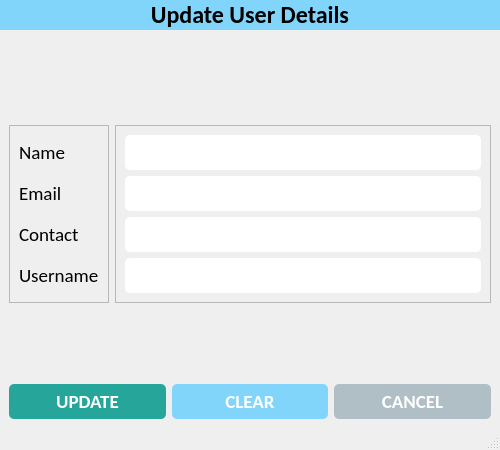
<?xml version="1.0" encoding="UTF-8"?>
<ui version="4.0">
 <class>UpdateUserWindow</class>
 <widget class="QMainWindow" name="UpdateUserWindow">
  <property name="geometry">
   <rect>
    <x>0</x>
    <y>0</y>
    <width>500</width>
    <height>450</height>
   </rect>
  </property>
  <property name="minimumSize">
   <size>
    <width>500</width>
    <height>450</height>
   </size>
  </property>
  <property name="maximumSize">
   <size>
    <width>500</width>
    <height>450</height>
   </size>
  </property>
  <property name="windowTitle">
   <string>Update User Details</string>
  </property>
  <property name="windowIcon">
   <iconset resource="resources.qrc">
    <normaloff>:/icons/assets/icons/logo.png</normaloff>:/icons/assets/icons/logo.png</iconset>
  </property>
  <widget class="QWidget" name="centralwidget">
   <property name="styleSheet">
    <string notr="true">

#label {
	background-color: #81d4fa;
}

#label_5 {
	color: #fff;
}

#btn_save {
	background-color: #26a69a;
	border-radius: 5px;
	padding: 5px 0px;
	color: white;
}

#btn_clear {
	background-color: #81d4fa;
	border-radius: 5px;
	padding: 5px 0px;
	color: white;
}

#btn_cancel {
	background-color: #b0bec5;
	border-radius: 5px;
	padding: 5px 0px;
	color: white;
}

QLineEdit {
	border-radius: 5px;
	padding: 5px 5px;
}

QDateEdit {
	border-radius: 5px;
	padding: 5px 5px;
}

QComboBox {
	border-radius: 5px;
	padding: 5px 5px;
}

QTextEdit {
	border-radius: 10px;
	padding: 0px 0px;
}</string>
   </property>
   <layout class="QVBoxLayout" name="verticalLayout_3">
    <property name="spacing">
     <number>1</number>
    </property>
    <property name="leftMargin">
     <number>0</number>
    </property>
    <property name="topMargin">
     <number>0</number>
    </property>
    <property name="rightMargin">
     <number>0</number>
    </property>
    <property name="bottomMargin">
     <number>0</number>
    </property>
    <item alignment="Qt::AlignTop">
     <widget class="QLabel" name="label">
      <property name="font">
       <font>
        <family>Calibri</family>
        <pointsize>18</pointsize>
        <weight>75</weight>
        <bold>true</bold>
       </font>
      </property>
      <property name="text">
       <string>Update User Details</string>
      </property>
      <property name="alignment">
       <set>Qt::AlignCenter</set>
      </property>
      <property name="margin">
       <number>10</number>
      </property>
     </widget>
    </item>
    <item>
     <widget class="QWidget" name="widget" native="true">
      <layout class="QHBoxLayout" name="horizontalLayout">
       <item>
        <widget class="QFrame" name="frame">
         <property name="frameShape">
          <enum>QFrame::StyledPanel</enum>
         </property>
         <property name="frameShadow">
          <enum>QFrame::Raised</enum>
         </property>
         <layout class="QVBoxLayout" name="verticalLayout">
          <item>
           <widget class="QLabel" name="lbl_name">
            <property name="font">
             <font>
              <family>Calibri</family>
              <pointsize>14</pointsize>
             </font>
            </property>
            <property name="text">
             <string>Name</string>
            </property>
           </widget>
          </item>
          <item>
           <widget class="QLabel" name="lbl_email">
            <property name="font">
             <font>
              <family>Calibri</family>
              <pointsize>14</pointsize>
             </font>
            </property>
            <property name="text">
             <string>Email</string>
            </property>
           </widget>
          </item>
          <item>
           <widget class="QLabel" name="lbl_contact">
            <property name="font">
             <font>
              <family>Calibri</family>
              <pointsize>14</pointsize>
             </font>
            </property>
            <property name="text">
             <string>Contact</string>
            </property>
           </widget>
          </item>
          <item>
           <widget class="QLabel" name="lbl_username">
            <property name="font">
             <font>
              <family>Calibri</family>
              <pointsize>14</pointsize>
             </font>
            </property>
            <property name="text">
             <string>Username</string>
            </property>
           </widget>
          </item>
         </layout>
        </widget>
       </item>
       <item>
        <widget class="QFrame" name="frame_2">
         <property name="frameShape">
          <enum>QFrame::StyledPanel</enum>
         </property>
         <property name="frameShadow">
          <enum>QFrame::Raised</enum>
         </property>
         <layout class="QVBoxLayout" name="verticalLayout_2">
          <item>
           <widget class="QLineEdit" name="txt_name">
            <property name="minimumSize">
             <size>
              <width>0</width>
              <height>35</height>
             </size>
            </property>
            <property name="maximumSize">
             <size>
              <width>16777215</width>
              <height>35</height>
             </size>
            </property>
            <property name="font">
             <font>
              <family>Calibri</family>
              <pointsize>14</pointsize>
             </font>
            </property>
           </widget>
          </item>
          <item>
           <widget class="QLineEdit" name="txt_email">
            <property name="minimumSize">
             <size>
              <width>0</width>
              <height>35</height>
             </size>
            </property>
            <property name="maximumSize">
             <size>
              <width>16777215</width>
              <height>35</height>
             </size>
            </property>
            <property name="font">
             <font>
              <family>Calibri</family>
              <pointsize>14</pointsize>
             </font>
            </property>
           </widget>
          </item>
          <item>
           <widget class="QLineEdit" name="txt_contact">
            <property name="minimumSize">
             <size>
              <width>0</width>
              <height>35</height>
             </size>
            </property>
            <property name="maximumSize">
             <size>
              <width>16777215</width>
              <height>35</height>
             </size>
            </property>
            <property name="font">
             <font>
              <family>Calibri</family>
              <pointsize>14</pointsize>
             </font>
            </property>
           </widget>
          </item>
          <item>
           <widget class="QLineEdit" name="txt_username">
            <property name="minimumSize">
             <size>
              <width>0</width>
              <height>35</height>
             </size>
            </property>
            <property name="maximumSize">
             <size>
              <width>16777215</width>
              <height>35</height>
             </size>
            </property>
            <property name="font">
             <font>
              <family>Calibri</family>
              <pointsize>14</pointsize>
             </font>
            </property>
           </widget>
          </item>
         </layout>
        </widget>
       </item>
      </layout>
     </widget>
    </item>
    <item alignment="Qt::AlignBottom">
     <widget class="QWidget" name="bottom_widget" native="true">
      <layout class="QHBoxLayout" name="horizontalLayout_2">
       <item>
        <widget class="QPushButton" name="btn_save">
         <property name="font">
          <font>
           <family>Calibri</family>
           <pointsize>14</pointsize>
           <weight>75</weight>
           <bold>true</bold>
          </font>
         </property>
         <property name="cursor">
          <cursorShape>OpenHandCursor</cursorShape>
         </property>
         <property name="text">
          <string>UPDATE</string>
         </property>
         <property name="icon">
          <iconset resource="resources.qrc">
           <normaloff>:/icons/assets/icons/save.png</normaloff>:/icons/assets/icons/save.png</iconset>
         </property>
         <property name="iconSize">
          <size>
           <width>32</width>
           <height>32</height>
          </size>
         </property>
        </widget>
       </item>
       <item>
        <widget class="QPushButton" name="btn_clear">
         <property name="font">
          <font>
           <family>Calibri</family>
           <pointsize>14</pointsize>
           <weight>75</weight>
           <bold>true</bold>
          </font>
         </property>
         <property name="cursor">
          <cursorShape>OpenHandCursor</cursorShape>
         </property>
         <property name="text">
          <string>CLEAR</string>
         </property>
         <property name="icon">
          <iconset resource="resources.qrc">
           <normaloff>:/icons/assets/icons/clear.png</normaloff>:/icons/assets/icons/clear.png</iconset>
         </property>
         <property name="iconSize">
          <size>
           <width>32</width>
           <height>32</height>
          </size>
         </property>
        </widget>
       </item>
       <item>
        <widget class="QPushButton" name="btn_cancel">
         <property name="font">
          <font>
           <family>Calibri</family>
           <pointsize>14</pointsize>
           <weight>75</weight>
           <bold>true</bold>
          </font>
         </property>
         <property name="cursor">
          <cursorShape>OpenHandCursor</cursorShape>
         </property>
         <property name="text">
          <string>CANCEL</string>
         </property>
         <property name="icon">
          <iconset resource="resources.qrc">
           <normaloff>:/icons/assets/icons/close.png</normaloff>:/icons/assets/icons/close.png</iconset>
         </property>
         <property name="iconSize">
          <size>
           <width>32</width>
           <height>32</height>
          </size>
         </property>
        </widget>
       </item>
      </layout>
     </widget>
    </item>
   </layout>
  </widget>
  <widget class="QStatusBar" name="statusbar"/>
 </widget>
 <resources>
  <include location="resources.qrc"/>
 </resources>
 <connections/>
</ui>
